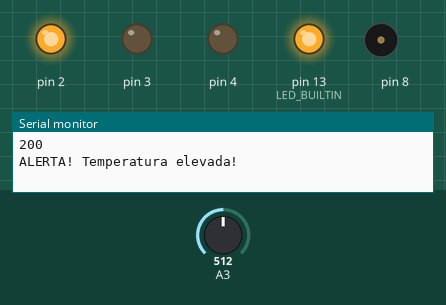
This sketch was run on a simulated Arduino Uno, built with avr-gcc and run on an emulated ATmega328P. On the bench: output pins drawn as LEDs (lit = HIGH), buzzer (waves = sounding), the last lines printed to the serial monitor. The inputs (shaded band) are chosen by the test bench; at power-on: A3 = 512. Random numbers use the default seed unless the sketch sets one.

Above: at 2.8 s.
2.9 s: A3 set to 20
At 5.8 s:
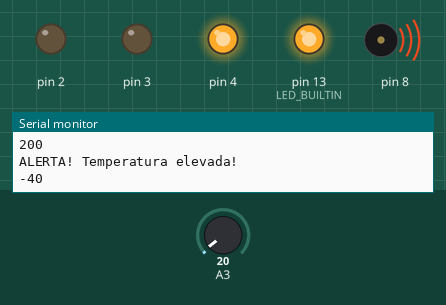
8.9 s: A3 set to 122
11.6 s: A3 set to 106
At 16.2 s:
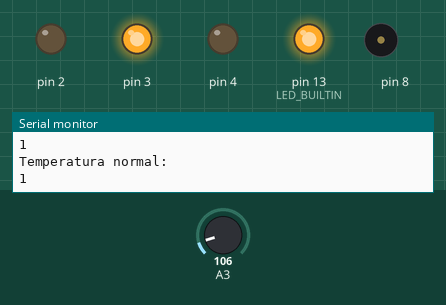
16.5 s: A3 set to 0
At 19.8 s:
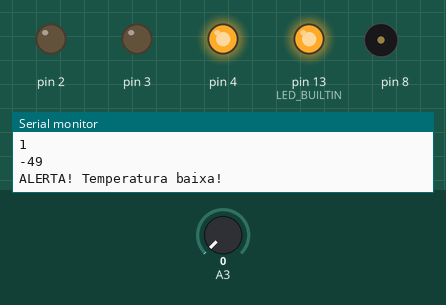
Timing chart, 0 to 23.5 s (numbered marks = the images above; inputs shaded):
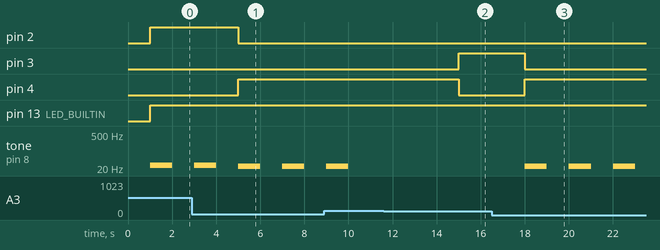

Measured:
- after the input at 2.9 s, pin 2: HIGH → LOW after 2.1 s; pin 4: LOW → HIGH after 2.1 s
- after the input at 11.6 s, pin 3: LOW → HIGH after 3.4 s; pin 4: HIGH → LOW after 3.4 s
- after the input at 16.5 s, pin 3: HIGH → LOW after 1.5 s; pin 4: LOW → HIGH after 1.5 s; tone on pin 8: alternates 24 Hz for 1.0 s and silent for 1.0 s, starting after 1.5 s
- by itself, tone on pin 8: repeats every 2.0 s: silent 1.0 s, 24 Hz 1.0 s

The sketch:

Avaliacao_IoT_Term_metro.ino
```cpp
// C++ code
//
int Graus = 0;

void setup()
{
  pinMode(A3, INPUT);
  Serial.begin(9600);
  pinMode(2, OUTPUT);
  pinMode(LED_BUILTIN, OUTPUT);
  pinMode(3, OUTPUT);
  pinMode(4, OUTPUT);
  pinMode(8, OUTPUT);
}

void loop()
{
  Graus = (-40 + 0.488155 * (analogRead(A3) - 20));
  delay(1000); // Wait for 1000 millisecond(s)
  Serial.println(Graus);
  if (Graus > 30) {
    digitalWrite(2, HIGH);
    digitalWrite(LED_BUILTIN, HIGH);
    digitalWrite(3, LOW);
    digitalWrite(4, LOW);
    tone(8, 26, 1000); // play tone 8 (G#0 = 26 Hz)
    delay(1000); // Wait for 1000 millisecond(s)
    Serial.println("ALERTA! Temperatura elevada!");
  }
  if (Graus == random(1, 29 + 1)) {
    delay(1000); // Wait for 1000 millisecond(s)
    Serial.println("Temperatura normal:");
    digitalWrite(3, HIGH);
    digitalWrite(LED_BUILTIN, HIGH);
    digitalWrite(2, LOW);
    digitalWrite(4, LOW);
  }
  if (Graus <= 0) {
    digitalWrite(4, HIGH);
    digitalWrite(LED_BUILTIN, HIGH);
    tone(8, 24, 1000); // play tone 7 (G0 = 24 Hz)
    digitalWrite(3, LOW);
    digitalWrite(2, LOW);
    delay(1000); // Wait for 1000 millisecond(s)
    Serial.println("ALERTA! Temperatura baixa!");
  }
}
```
